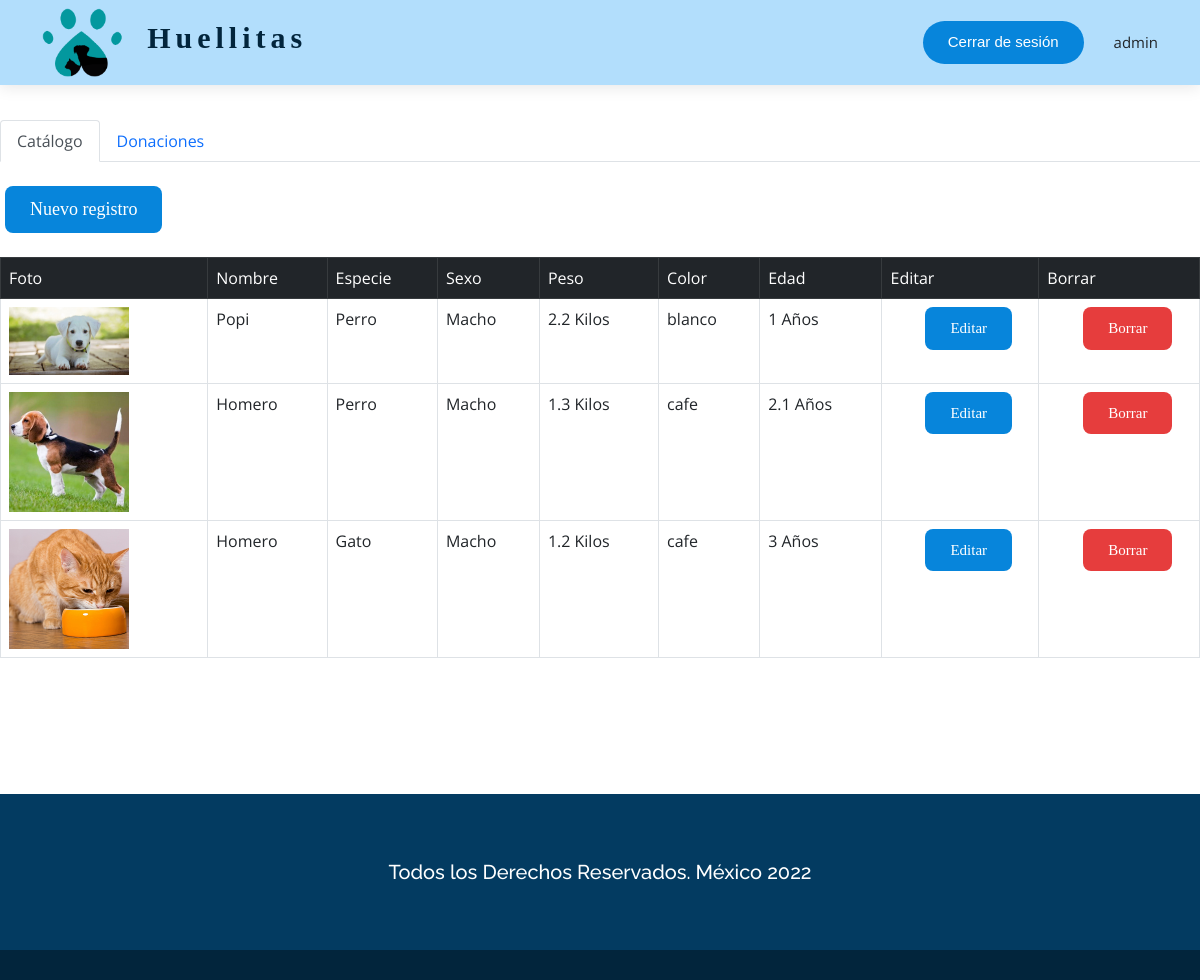
/AdminVista.php (signed in), run on the app's committed database.
### tables this page shows
CREATE TABLE `mascotas` (
  `id` int(11) NOT NULL,
  `nombre` varchar(10) NOT NULL,
  `raza` varchar(10) NOT NULL,
  `peso` float NOT NULL,
  `sexo` varchar(10) NOT NULL,
  `color` varchar(10) NOT NULL,
  `edad` float NOT NULL,
  `foto` varchar(255) NOT NULL
);

### AdminVista.php (the view, shortened to what this page needs)
<?php
$conexion = conexion();
?>
<!DOCTYPE html>
<html lang="es">
<head>
  <link href="https://unpkg.com/aos@2.3.1/dist/aos.css" rel="stylesheet">
  <link href="assets/vendor/aos/aos.css" rel="stylesheet">
  <link href="assets/vendor/bootstrap-icons/bootstrap-icons.css" rel="stylesheet">
  <link href="assets/vendor/boxicons/css/boxicons.min.css" rel="stylesheet">
  <link href="assets/vendor/glightbox/css/glightbox.min.css" rel="stylesheet">
  <link href="assets/vendor/swiper/swiper-bundle.min.css" rel="stylesheet">
  <link href="assets/Bootstrap/css/bootstrap.min.css" rel="stylesheet">
  <link href=assets/css/tablas.css rel="stylesheet">
</head>
<body>
  <header id="header" class="fixed-top d-flex align-items-center">
    <div class="container d-flex align-items-center justify-content-between">
      <div class="logo">
        <div class="row">
          <div class="col"><img src="assets/img/Logo_01.png" class="img-fluid" alt=""></div>
          <div class="col">
            <h1 class="text-light"><a href="Admin.php"><span>Huellitas</span></a></h1>
          </div>
        </div>
      </div>
      <nav id="navbar" class="navbar">
        <ul>
          <li><a class="getstarted scrollto" href="develop/php/destroyed.php">Cerrar de sesión</a></li>
          <li class="text_1"><a ><?php
           echo "" . $_SESSION['usuario']; ?></a></li>
        </ul>
      </nav>
    </div>
  </header>
  <section>
    <section>
      <nav>
        <div class="nav nav-tabs" id="nav-tab" role="tablist">
          <button class="nav-link active" id="nav-home-tab" data-bs-toggle="tab" data-bs-target="#nav-home" type="button" role="tab" aria-controls="nav-home" aria-selected="true" >Catálogo</button>
          <button class="nav-link" id="nav-profile-tab" data-bs-toggle="tab" data-bs-target="#nav-profile" type="button" role="tab" aria-controls="nav-profile" aria-selected="false" >Donaciones</button>
        </div>
      </nav>
      <div class="tab-content" id="nav-tabContent">
        <div class="tab-pane fade show active" id="nav-home" role="tabpanel" aria-labelledby="nav-home-tab">
          <div>
            <br>
            <button type="button" class="btn_btn-warning_bi_bi-pen" data-bs-toggle="modal" data-bs-target="#exampleModal">
              Nuevo registro
            </button>
          </div>
          <br>
          <table class="table table-hover table-condensed table-bordered ">
            <thead class="table-dark">
              <tr>
              <td>Foto</td>
                <td>Nombre</td>
                <td>Especie</td>
                <td>Sexo</td>
                <td>Peso</td>
                <td>Color</td>
                <td>Edad</td>
                <td>Editar</td>
                <td>Borrar</td>
              </tr>
            </thead>
            <?php
            $sql = "SELECT id,foto,nombre,raza,sexo,peso,color,edad
                    FROM mascotas";
            $resu = mysqli_query($conexion, $sql);
            while ($ver = mysqli_fetch_row($resu)) {
              $tipo = $ver[3];
              if ($tipo == "Gato") {
                $tipo = "gatos";
              } else {
                $tipo = "perros";
              }
            ?>
              <tr>
                <td><img src="<?php echo ('assets/img/' . $tipo . '/' . $ver[1]) ?>" width="120" alt="15"></td>
                <td><?php echo $ver[2] ?></td>
                <td><?php echo $ver[3] ?></td>
                <td><?php echo $ver[4] ?></td>
                <td><?php echo $ver[5].' Kilos' ?></td>
                <td><?php echo $ver[6] ?></td>
                <td><?php echo $ver[7].' Años' ?></td>
                <td>
                  <button class="btn_btn-danger_bi_bi-trash2" data-toggle="modal" data-target="#ModEditarMascotas<?php echo $ver[0]; ?>"> Editar</button>
                </td>
                <td>
                  <button id="btnBorrar" class="btn_btn-danger_bi_bi-trash3" data-toggle="modal" data-target="#ModEliminarMascotas<?php echo $ver[0]; ?>"> Borrar</button>
                </td>
              </tr>
            <?php
            }
            ?>
          </table>
        </div>
      </div>
    </section>
  </section>
  <footer id="footer">
    <div class="footer-newsletter">
      <div class="container">
        <div class="row justify-content-center">
          <div class="col-lg-6">
            <p>
            <h5>Todos los Derechos Reservados. México 2022</h5>
            </p>
          </div>
        </div>
      </div>
    </div>
  </footer>
</body>
</html>

### assets/css/tablas.css (style rules this page uses)
body { font-family: "Open Sans", sans-serif; color: #212529; }
a { color: #0072ed; text-decoration: none; }
h1, h2, h3, h4, h5, h6, .font-primary { font-family: "Raleway", sans-serif; }
#header { height: 85px; transition: all 0.5s; z-index: 997; transition: all 0.5s; background: #B2DEFC; box-shadow: 0px 2px 15px rgba(0, 0, 0, 0.1); }
#header .logo h1 { font-size: 30px; margin: 0; line-height: 2; font-weight: 600; letter-spacing: 5px; }
#header .logo h1 a, #header .logo h1 a:hover { color: #02253C ; text-decoration: none; font-family: Candara; }
#header .logo img { padding: 0; margin: 0; max-height: 70px; }
.navbar { padding: 0; }
.navbar ul { margin: 0; padding: 0; display: flex; list-style: none; align-items: center; }
.navbar li { position: relative; }
.navbar a, .navbar a:focus { display: flex; align-items: center; justify-content: space-between; padding: 10px 0 10px 30px; font-size: 15px; color: #4e4039; white-space: nowrap; transition: 0.3s; }
.navbar .getstarted, .navbar .getstarted:focus { background: #0785DB; border-color: #033B61; color: #ffffff; padding: 10px 25px; margin-left: 30px; border-radius: 50px; font-family: Arial; }
section { padding: 60px 0; overflow: hidden; }
#footer { background: #fff; padding: 0 0 30px 0; font-size: 14px; background: #02253C; color: #fff; font-family: Arial; }
#footer .footer-newsletter { padding: 50px 0; background: #033B61 ; text-align: center; font-size: 15px; }
.btn_btn-warning_bi_bi-pen { background:#0785DB; border:none; color: #ffffff; padding: 10px 25px; width: fit-content; margin-left: 5px; font-family: Perpetua; font-size: 18px; border-radius: 8px; }
.btn_btn-danger_bi_bi-trash2 { background:#0785DB; border:none; color: #ffffff; padding: 10px 25px; margin-left: 25%; margin-right:auto ; font-family: Perpetua; font-size: 15px; border-radius: 8px; }
.btn_btn-danger_bi_bi-trash3 { background:#e63d3d; border:none; color: #ffffff; padding: 10px 25px; margin-left: 25%; margin-right:auto ; font-family: Perpetua; font-size: 15px; border-radius: 8px; }

### data on the page
mascotas: foto (picture), nombre "Popi", raza "Perro", sexo "Macho", peso "2.2", color "blanco", edad "1"
mascotas: raza+foto (picture), nombre "Homero", raza "Perro", sexo "Macho", peso "1.3", color "cafe", edad "2.1"
mascotas: raza+foto (picture), nombre "Homero", raza "Gato", sexo "Macho", peso "1.2", color "cafe", edad "3"

### other printed values
$_SESSION['usuario'] "admin"
